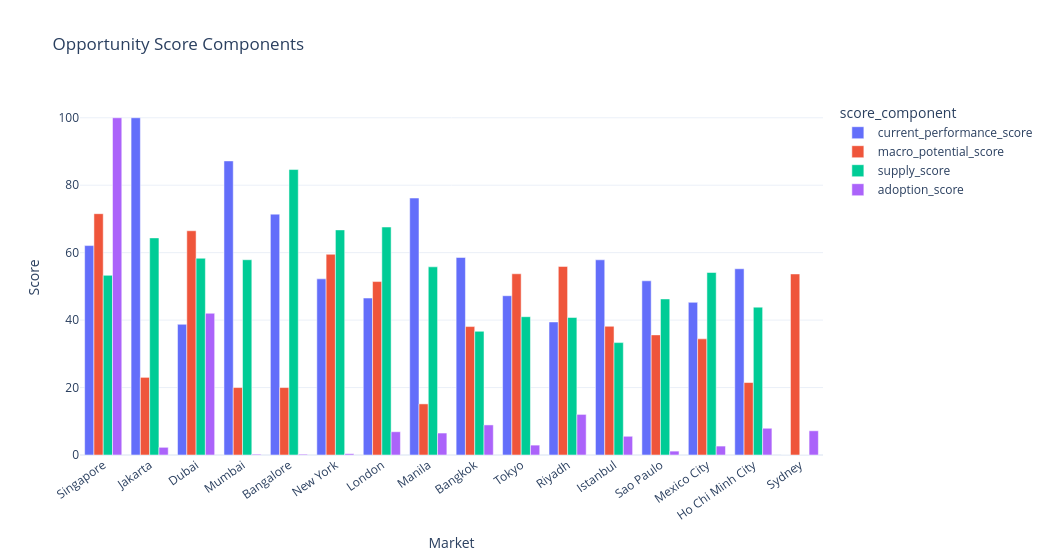

Notebook cell for this chart:
### Code cell
score_components = market_opportunity[
    [
        "market_name",
        "current_performance_score",
        "macro_potential_score",
        "supply_score",
        "adoption_score",
    ]
].melt(id_vars="market_name", var_name="score_component", value_name="score")

fig = px.bar(
    score_components,
    x="market_name",
    y="score",
    color="score_component",
    barmode="group",
    title="Opportunity Score Components",
    labels={"market_name": "Market", "score": "Score"},
)
fig.update_layout(xaxis_tickangle=-35)
fig.show()

### Figure 1 — Plotly figure (JSON) as saved in the notebook; plotly's stock layout.template omitted (floating-point values rounded to 4 significant figures)
{"data": [{"alignmentgroup": "True", "hovertemplate": "score_component=current_performance_score<br>Market=%{x}<br>Score=%{y}<extra></extra>", "legendgroup": "current_performance_score", "marker": {"color": "#636efa", "pattern": {"shape": ""}}, "name": "current_performance_score", "offsetgroup": "current_performance_score", "orientation": "v", "showlegend": true, "textposition": "auto", "type": "bar", "x": ["Singapore", "Jakarta", "Dubai", "Mumbai", "Bangalore", "New York", "London", "Manila", "Bangkok", "Tokyo", "Riyadh", "Istanbul", "Sao Paulo", "Mexico City", "Ho Chi Minh City", "Sydney"], "xaxis": "x", "y": [62.09, 100.0, 38.75, 87.2, 71.42, 52.23, 46.53, 76.19, 58.57, 47.22, 39.45, 57.88, 51.65, 45.26, 55.22, 0.0], "yaxis": "y"}, {"alignmentgroup": "True", "hovertemplate": "score_component=macro_potential_score<br>Market=%{x}<br>Score=%{y}<extra></extra>", "legendgroup": "macro_potential_score", "marker": {"color": "#EF553B", "pattern": {"shape": ""}}, "name": "macro_potential_score", "offsetgroup": "macro_potential_score", "orientation": "v", "showlegend": true, "textposition": "auto", "type": "bar", "x": ["Singapore", "Jakarta", "Dubai", "Mumbai", "Bangalore", "New York", "London", "Manila", "Bangkok", "Tokyo", "Riyadh", "Istanbul", "Sao Paulo", "Mexico City", "Ho Chi Minh City", "Sydney"], "xaxis": "x", "y": [71.56, 23.02, 66.49, 20.0, 20.0, 59.51, 51.43, 15.15, 38.08, 53.74, 55.91, 38.16, 35.62, 34.44, 21.49, 53.69], "yaxis": "y"}, {"alignmentgroup": "True", "hovertemplate": "score_component=supply_score<br>Market=%{x}<br>Score=%{y}<extra></extra>", "legendgroup": "supply_score", "marker": {"color": "#00cc96", "pattern": {"shape": ""}}, "name": "supply_score", "offsetgroup": "supply_score", "orientation": "v", "showlegend": true, "textposition": "auto", "type": "bar", "x": ["Singapore", "Jakarta", "Dubai", "Mumbai", "Bangalore", "New York", "London", "Manila", "Bangkok", "Tokyo", "Riyadh", "Istanbul", "Sao Paulo", "Mexico City", "Ho Chi Minh City", "Sydney"], "xaxis": "x", "y": [53.28, 64.38, 58.34, 57.9, 84.64, 66.75, 67.6, 55.8, 36.67, 41.01, 40.77, 33.33, 46.27, 54.11, 43.84, 0.0], "yaxis": "y"}, {"alignmentgroup": "True", "hovertemplate": "score_component=adoption_score<br>Market=%{x}<br>Score=%{y}<extra></extra>", "legendgroup": "adoption_score", "marker": {"color": "#ab63fa", "pattern": {"shape": ""}}, "name": "adoption_score", "offsetgroup": "adoption_score", "orientation": "v", "showlegend": true, "textposition": "auto", "type": "bar", "x": ["Singapore", "Jakarta", "Dubai", "Mumbai", "Bangalore", "New York", "London", "Manila", "Bangkok", "Tokyo", "Riyadh", "Istanbul", "Sao Paulo", "Mexico City", "Ho Chi Minh City", "Sydney"], "xaxis": "x", "y": [100.0, 2.278, 42.02, 0.2391, 0.2391, 0.381, 6.898, 6.512, 8.919, 2.933, 12.04, 5.555, 1.152, 2.647, 7.93, 7.18], "yaxis": "y"}], "layout": {"barmode": "group", "height": 560, "legend": {"title": {"text": "score_component"}, "tracegroupgap": 0}, "title": {"text": "Opportunity Score Components"}, "width": 1050, "xaxis": {"anchor": "y", "domain": [0, 1], "tickangle": -35, "title": {"text": "Market"}}, "yaxis": {"anchor": "x", "domain": [0, 1], "title": {"text": "Score"}}}}
